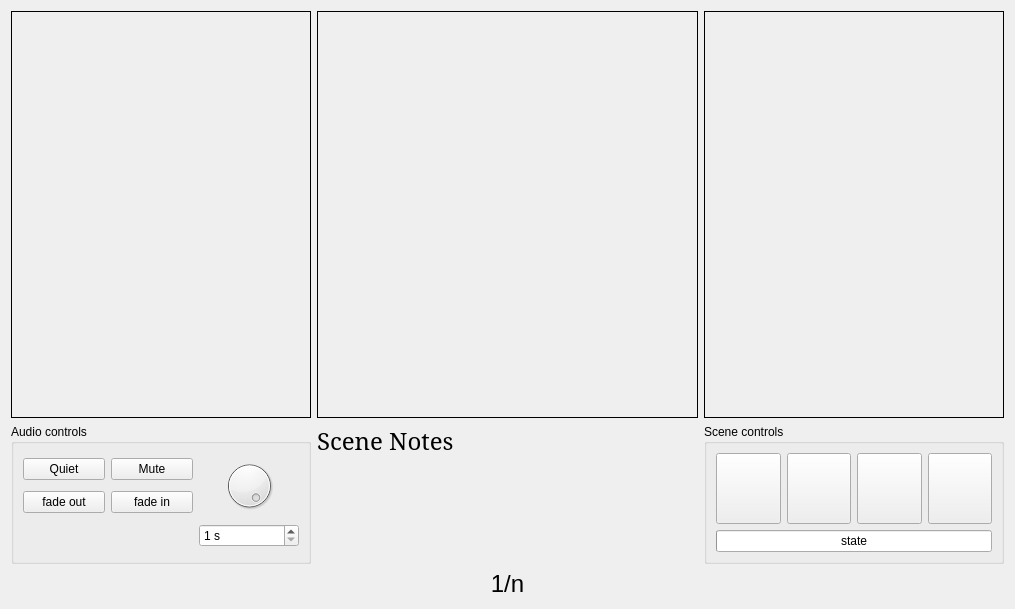
<?xml version="1.0" encoding="UTF-8"?>
<ui version="4.0">
 <class>Form_presenterView</class>
 <widget class="QWidget" name="Form_presenterView">
  <property name="geometry">
   <rect>
    <x>0</x>
    <y>0</y>
    <width>1015</width>
    <height>609</height>
   </rect>
  </property>
  <property name="windowTitle">
   <string/>
  </property>
  <layout class="QHBoxLayout" name="horizontalLayout">
   <item>
    <layout class="QGridLayout" name="gridLayout">
     <item row="2" column="0">
      <widget class="QGroupBox" name="groupBox">
       <property name="sizePolicy">
        <sizepolicy hsizetype="Fixed" vsizetype="Minimum">
         <horstretch>0</horstretch>
         <verstretch>0</verstretch>
        </sizepolicy>
       </property>
       <property name="minimumSize">
        <size>
         <width>300</width>
         <height>140</height>
        </size>
       </property>
       <property name="title">
        <string>Audio controls</string>
       </property>
       <layout class="QGridLayout" name="gridLayout_2">
        <item row="0" column="1">
         <widget class="QPushButton" name="pushButton_audio_mute">
          <property name="text">
           <string>Mute</string>
          </property>
          <property name="icon">
           <iconset theme="QIcon::ThemeIcon::AudioVolumeMuted"/>
          </property>
          <property name="checkable">
           <bool>true</bool>
          </property>
          <property name="checked">
           <bool>false</bool>
          </property>
         </widget>
        </item>
        <item row="0" column="0">
         <widget class="QPushButton" name="pushButton_audio_quiet">
          <property name="text">
           <string>Quiet</string>
          </property>
          <property name="icon">
           <iconset theme="QIcon::ThemeIcon::AudioVolumeLow"/>
          </property>
          <property name="checkable">
           <bool>true</bool>
          </property>
          <property name="checked">
           <bool>false</bool>
          </property>
         </widget>
        </item>
        <item row="2" column="2">
         <widget class="QSpinBox" name="spinBox_audio_fadeTime">
          <property name="suffix">
           <string> s</string>
          </property>
          <property name="prefix">
           <string/>
          </property>
          <property name="minimum">
           <number>1</number>
          </property>
          <property name="maximum">
           <number>10</number>
          </property>
          <property name="singleStep">
           <number>1</number>
          </property>
          <property name="displayIntegerBase">
           <number>10</number>
          </property>
         </widget>
        </item>
        <item row="1" column="0">
         <widget class="QPushButton" name="pushButton_audio_fadeOut">
          <property name="text">
           <string>fade out</string>
          </property>
          <property name="checkable">
           <bool>true</bool>
          </property>
          <property name="checked">
           <bool>false</bool>
          </property>
         </widget>
        </item>
        <item row="1" column="1">
         <widget class="QPushButton" name="pushButton_audio_fadeIn">
          <property name="text">
           <string>fade in</string>
          </property>
          <property name="checkable">
           <bool>true</bool>
          </property>
          <property name="checked">
           <bool>false</bool>
          </property>
         </widget>
        </item>
        <item row="0" column="2" rowspan="2">
         <widget class="QDial" name="dial_volume">
          <property name="minimumSize">
           <size>
            <width>0</width>
            <height>0</height>
           </size>
          </property>
          <property name="minimum">
           <number>1</number>
          </property>
          <property name="maximum">
           <number>100</number>
          </property>
          <property name="value">
           <number>100</number>
          </property>
          <property name="tracking">
           <bool>true</bool>
          </property>
          <property name="orientation">
           <enum>Qt::Orientation::Horizontal</enum>
          </property>
          <property name="invertedAppearance">
           <bool>false</bool>
          </property>
          <property name="invertedControls">
           <bool>false</bool>
          </property>
         </widget>
        </item>
       </layout>
      </widget>
     </item>
     <item row="1" column="0">
      <widget class="QLabel" name="label_previousView">
       <property name="sizePolicy">
        <sizepolicy hsizetype="Minimum" vsizetype="Expanding">
         <horstretch>0</horstretch>
         <verstretch>0</verstretch>
        </sizepolicy>
       </property>
       <property name="minimumSize">
        <size>
         <width>150</width>
         <height>100</height>
        </size>
       </property>
       <property name="frameShape">
        <enum>QFrame::Shape::Box</enum>
       </property>
       <property name="text">
        <string/>
       </property>
       <property name="scaledContents">
        <bool>false</bool>
       </property>
       <property name="alignment">
        <set>Qt::AlignmentFlag::AlignCenter</set>
       </property>
      </widget>
     </item>
     <item row="1" column="2">
      <widget class="QLabel" name="label_nextView">
       <property name="sizePolicy">
        <sizepolicy hsizetype="Minimum" vsizetype="Expanding">
         <horstretch>0</horstretch>
         <verstretch>0</verstretch>
        </sizepolicy>
       </property>
       <property name="minimumSize">
        <size>
         <width>150</width>
         <height>100</height>
        </size>
       </property>
       <property name="frameShape">
        <enum>QFrame::Shape::Box</enum>
       </property>
       <property name="text">
        <string/>
       </property>
       <property name="scaledContents">
        <bool>false</bool>
       </property>
       <property name="alignment">
        <set>Qt::AlignmentFlag::AlignCenter</set>
       </property>
      </widget>
     </item>
     <item row="2" column="2">
      <widget class="QGroupBox" name="groupBox_2">
       <property name="sizePolicy">
        <sizepolicy hsizetype="Fixed" vsizetype="Minimum">
         <horstretch>0</horstretch>
         <verstretch>0</verstretch>
        </sizepolicy>
       </property>
       <property name="minimumSize">
        <size>
         <width>300</width>
         <height>140</height>
        </size>
       </property>
       <property name="title">
        <string>Scene controls</string>
       </property>
       <layout class="QGridLayout" name="gridLayout_3">
        <item row="0" column="0">
         <widget class="QPushButton" name="pushButton_previousView">
          <property name="sizePolicy">
           <sizepolicy hsizetype="Preferred" vsizetype="Preferred">
            <horstretch>0</horstretch>
            <verstretch>0</verstretch>
           </sizepolicy>
          </property>
          <property name="minimumSize">
           <size>
            <width>30</width>
            <height>30</height>
           </size>
          </property>
          <property name="maximumSize">
           <size>
            <width>100</width>
            <height>100</height>
           </size>
          </property>
          <property name="baseSize">
           <size>
            <width>100</width>
            <height>100</height>
           </size>
          </property>
          <property name="text">
           <string/>
          </property>
          <property name="icon">
           <iconset theme="QIcon::ThemeIcon::MediaSeekBackward"/>
          </property>
         </widget>
        </item>
        <item row="0" column="1">
         <widget class="QPushButton" name="pushButton_play">
          <property name="sizePolicy">
           <sizepolicy hsizetype="Minimum" vsizetype="Minimum">
            <horstretch>0</horstretch>
            <verstretch>0</verstretch>
           </sizepolicy>
          </property>
          <property name="minimumSize">
           <size>
            <width>30</width>
            <height>30</height>
           </size>
          </property>
          <property name="maximumSize">
           <size>
            <width>100</width>
            <height>100</height>
           </size>
          </property>
          <property name="baseSize">
           <size>
            <width>100</width>
            <height>100</height>
           </size>
          </property>
          <property name="text">
           <string/>
          </property>
          <property name="icon">
           <iconset theme="QIcon::ThemeIcon::MediaPlaybackStart"/>
          </property>
         </widget>
        </item>
        <item row="0" column="2">
         <widget class="QPushButton" name="pushButton_pause">
          <property name="sizePolicy">
           <sizepolicy hsizetype="Preferred" vsizetype="Preferred">
            <horstretch>0</horstretch>
            <verstretch>0</verstretch>
           </sizepolicy>
          </property>
          <property name="minimumSize">
           <size>
            <width>30</width>
            <height>30</height>
           </size>
          </property>
          <property name="maximumSize">
           <size>
            <width>100</width>
            <height>100</height>
           </size>
          </property>
          <property name="baseSize">
           <size>
            <width>100</width>
            <height>100</height>
           </size>
          </property>
          <property name="text">
           <string/>
          </property>
          <property name="icon">
           <iconset theme="QIcon::ThemeIcon::MediaPlaybackPause"/>
          </property>
         </widget>
        </item>
        <item row="0" column="3">
         <widget class="QPushButton" name="pushButton_nextView">
          <property name="sizePolicy">
           <sizepolicy hsizetype="Preferred" vsizetype="Preferred">
            <horstretch>0</horstretch>
            <verstretch>0</verstretch>
           </sizepolicy>
          </property>
          <property name="minimumSize">
           <size>
            <width>30</width>
            <height>30</height>
           </size>
          </property>
          <property name="maximumSize">
           <size>
            <width>100</width>
            <height>100</height>
           </size>
          </property>
          <property name="baseSize">
           <size>
            <width>100</width>
            <height>100</height>
           </size>
          </property>
          <property name="text">
           <string/>
          </property>
          <property name="icon">
           <iconset theme="QIcon::ThemeIcon::MediaSeekForward"/>
          </property>
         </widget>
        </item>
        <item row="1" column="0" colspan="4">
         <widget class="QProgressBar" name="progressBar_state">
          <property name="enabled">
           <bool>true</bool>
          </property>
          <property name="value">
           <number>0</number>
          </property>
          <property name="textVisible">
           <bool>true</bool>
          </property>
          <property name="format">
           <string>state</string>
          </property>
         </widget>
        </item>
       </layout>
      </widget>
     </item>
     <item row="3" column="1">
      <widget class="QLabel" name="label_sceneCounter">
       <property name="sizePolicy">
        <sizepolicy hsizetype="Preferred" vsizetype="Fixed">
         <horstretch>0</horstretch>
         <verstretch>0</verstretch>
        </sizepolicy>
       </property>
       <property name="font">
        <font>
         <pointsize>18</pointsize>
        </font>
       </property>
       <property name="text">
        <string>1/n</string>
       </property>
       <property name="alignment">
        <set>Qt::AlignmentFlag::AlignCenter</set>
       </property>
      </widget>
     </item>
     <item row="1" column="1">
      <widget class="QLabel" name="label_currentView">
       <property name="sizePolicy">
        <sizepolicy hsizetype="Expanding" vsizetype="Expanding">
         <horstretch>0</horstretch>
         <verstretch>0</verstretch>
        </sizepolicy>
       </property>
       <property name="minimumSize">
        <size>
         <width>200</width>
         <height>150</height>
        </size>
       </property>
       <property name="maximumSize">
        <size>
         <width>16777215</width>
         <height>16777215</height>
        </size>
       </property>
       <property name="frameShape">
        <enum>QFrame::Shape::Box</enum>
       </property>
       <property name="text">
        <string/>
       </property>
       <property name="scaledContents">
        <bool>false</bool>
       </property>
       <property name="alignment">
        <set>Qt::AlignmentFlag::AlignCenter</set>
       </property>
      </widget>
     </item>
     <item row="2" column="1">
      <widget class="QLabel" name="label_notes">
       <property name="font">
        <font>
         <family>Serif</family>
         <pointsize>18</pointsize>
        </font>
       </property>
       <property name="text">
        <string>Scene Notes</string>
       </property>
       <property name="alignment">
        <set>Qt::AlignmentFlag::AlignLeading|Qt::AlignmentFlag::AlignLeft|Qt::AlignmentFlag::AlignTop</set>
       </property>
       <property name="wordWrap">
        <bool>true</bool>
       </property>
       <property name="margin">
        <number>10</number>
       </property>
      </widget>
     </item>
    </layout>
   </item>
  </layout>
 </widget>
 <resources/>
 <connections/>
</ui>
